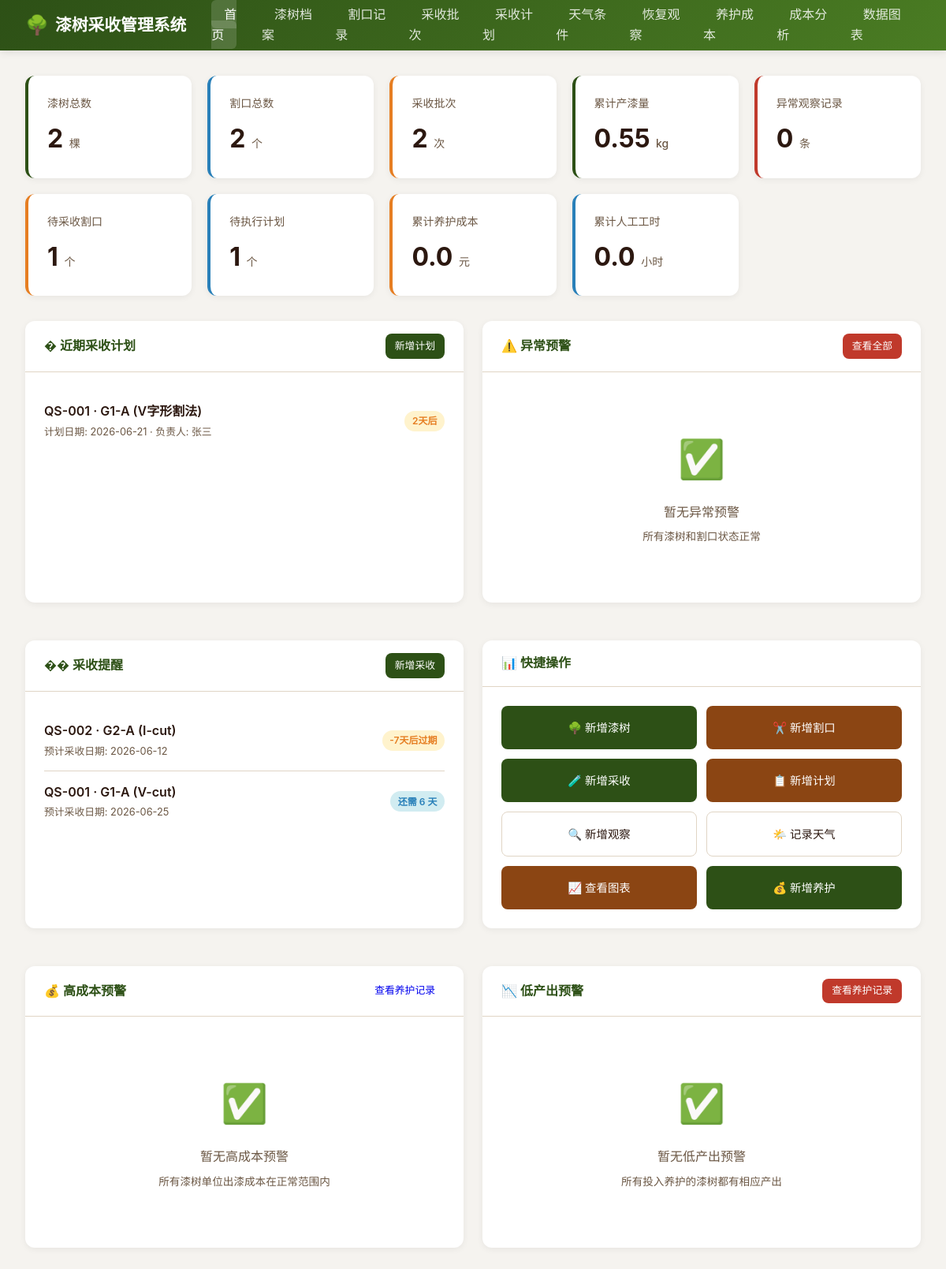
The page / on the database its author committed.
### models.py (models this page shows)
class LacquerTree(Base):
    __tablename__ = "lacquer_trees"
    id = Column(Integer, primary_key=True, index=True)
    tree_code = Column(String(50), unique=True, nullable=False, index=True)
    species = Column(String(100))
    age = Column(Integer)
    location = Column(String(200))
    altitude = Column(Float)
    soil_type = Column(String(100))
    planting_date = Column(Date)
    status = Column(String(20), default="正常")
    remarks = Column(Text)
    created_at = Column(DateTime(timezone=True), server_default=func.now())
    incisions = relationship("Incision", back_populates="tree", cascade="all, delete-orphan")
    observations = relationship("RecoveryObservation", back_populates="tree", cascade="all, delete-orphan")

class Incision(Base):
    __tablename__ = "incisions"
    id = Column(Integer, primary_key=True, index=True)
    tree_id = Column(Integer, ForeignKey("lacquer_trees.id"), nullable=False)
    incision_code = Column(String(50), nullable=False)
    position = Column(String(100), nullable=False)
    height = Column(Float)
    method = Column(String(50), nullable=False)
    incision_date = Column(Date, nullable=False)
    recovery_days = Column(Integer, default=7)
    total_harvests = Column(Integer, default=0)
    total_yield = Column(Float, default=0.0)
    avg_yield = Column(Float, default=0.0)
    status = Column(String(20), default="活跃")
    remarks = Column(Text)
    tree = relationship("LacquerTree", back_populates="incisions")
    harvests = relationship("HarvestBatch", back_populates="incision", cascade="all, delete-orphan")

class HarvestPlan(Base):
    __tablename__ = "harvest_plans"
    id = Column(Integer, primary_key=True, index=True)
    tree_id = Column(Integer, ForeignKey("lacquer_trees.id"), nullable=False)
    incision_id = Column(Integer, ForeignKey("incisions.id"), nullable=False)
    plan_date = Column(Date, nullable=False)
    harvest_method = Column(String(50), nullable=False)
    person_in_charge = Column(String(50))
    status = Column(String(20), default="待执行")
    actual_harvest_id = Column(Integer, ForeignKey("harvest_batches.id"))
    remarks = Column(Text)
    created_at = Column(DateTime(timezone=True), server_default=func.now())
    tree = relationship("LacquerTree")
    incision = relationship("Incision")
    actual_harvest = relationship("HarvestBatch")

### main.py (the view)
@app.get("/", response_class=HTMLResponse)
async def index(request: Request, db: Session = Depends(get_db)):
    recalculate_all_reminders(db)
    tree_count = db.query(func.count(models.LacquerTree.id)).scalar() or 0
    incision_count = db.query(func.count(models.Incision.id)).scalar() or 0
    harvest_count = db.query(func.count(models.HarvestBatch.id)).scalar() or 0
    total_yield = db.query(func.sum(models.HarvestBatch.yield_amount)).scalar() or 0.0
    abnormal_count = db.query(func.count(models.RecoveryObservation.id)).filter(
        models.RecoveryObservation.is_abnormal == True
    ).scalar() or 0
    plan_count = db.query(func.count(models.HarvestPlan.id)).filter(
        models.HarvestPlan.status == "待执行"
    ).scalar() or 0
    harvest_reminders = get_next_harvest_dates(db)
    ready_count = sum(1 for r in harvest_reminders if r["status"] == "待采收")
    upcoming_plans = get_upcoming_harvest_plans(db, days=30)
    abnormal_warnings = get_abnormal_warnings(db)
    cost_warnings = get_cost_warnings(db)
    total_maintenance_cost = db.query(func.sum(models.MaintenanceRecord.total_cost)).scalar() or 0.0
    total_labor_hours = db.query(func.sum(models.MaintenanceRecord.labor_hours)).scalar() or 0.0
    return templates.TemplateResponse("index.html", {
        "request": request,
        "tree_count": tree_count,
        "incision_count": incision_count,
        "harvest_count": harvest_count,
        "total_yield": round(total_yield, 2),
        "abnormal_count": abnormal_count,
        "plan_count": plan_count,
        "harvest_reminders": harvest_reminders[:10],
        "ready_count": ready_count,
        "upcoming_plans": upcoming_plans[:10],
        "abnormal_warnings": abnormal_warnings[:10],
        "cost_warnings": cost_warnings,
        "total_maintenance_cost": round(total_maintenance_cost, 2),
        "total_labor_hours": round(total_labor_hours, 1)
    })

### templates/index.html (shortened to what this page needs)
{% extends "base.html" %}
{% block content %}
<div class="stats-grid">
  <div class="stat-card">
    <div class="stat-label">漆树总数</div>
    <div class="stat-value">{{ tree_count }} <small>棵</small></div>
  </div>
  <div class="stat-card info">
    <div class="stat-label">割口总数</div>
    <div class="stat-value">{{ incision_count }} <small>个</small></div>
  </div>
  <div class="stat-card warning">
    <div class="stat-label">采收批次</div>
    <div class="stat-value">{{ harvest_count }} <small>次</small></div>
  </div>
  <div class="stat-card">
    <div class="stat-label">累计产漆量</div>
    <div class="stat-value">{{ total_yield }} <small>kg</small></div>
  </div>
  <div class="stat-card danger">
    <div class="stat-label">异常观察记录</div>
    <div class="stat-value">{{ abnormal_count }} <small>条</small></div>
  </div>
  <div class="stat-card warning">
    <div class="stat-label">待采收割口</div>
    <div class="stat-value">{{ ready_count }} <small>个</small></div>
  </div>
  <div class="stat-card info">
    <div class="stat-label">待执行计划</div>
    <div class="stat-value">{{ plan_count }} <small>个</small></div>
  </div>
  <div class="stat-card warning">
    <div class="stat-label">累计养护成本</div>
    <div class="stat-value">{{ total_maintenance_cost }} <small>元</small></div>
  </div>
  <div class="stat-card info">
    <div class="stat-label">累计人工工时</div>
    <div class="stat-value">{{ total_labor_hours }} <small>小时</small></div>
  </div>
</div>
<div style="display: grid; grid-template-columns: 1fr 1fr; gap: 1.5rem; margin-top: 1.5rem;">
  <div class="card">
    <div class="card-header">
      <span>� 近期采收计划</span>
      <a href="/plans/new" class="btn btn-primary btn-sm">新增计划</a>
    </div>
    <div class="card-body">
      {% if upcoming_plans %}
      <ul class="reminder-list">
        {% for p in upcoming_plans %}
        <li class="reminder-item">
          <div class="reminder-info">
            <span class="reminder-tree">{{ p.tree_code }} · {{ p.incision_code }} ({{ p.harvest_method }})</span>
            <span class="reminder-sub">计划日期: {{ p.plan_date.strftime('%Y-%m-%d') }} · 负责人: {{ p.person_in_charge or '未指定' }}</span>
          </div>
          {% if p.days_left <= 3 %}
            <span class="badge badge-warning">{{ p.days_left }}天后</span>
          {% else %}
            <span class="badge badge-info">{{ p.days_left }}天后</span>
          {% endif %}
        </li>
        {% endfor %}
      </ul>
      {% else %}
      <div class="empty-state">
        <div class="icon">📋</div>
        <div>暂无近期采收计划</div>
        <div style="margin-top: 0.5rem; font-size: 0.85rem;">点击右上角"新增计划"创建采收计划</div>
      </div>
      {% endif %}
    </div>
  </div>
  <div class="card">
    <div class="card-header">
      <span>⚠️ 异常预警</span>
      <a href="/observations" class="btn btn-danger btn-sm">查看全部</a>
    </div>
    <div class="card-body">
      {% if abnormal_warnings %}
      <ul class="reminder-list">
        {% for w in abnormal_warnings %}
        <li class="reminder-item" style="border-left: 3px solid #e74c3c;">
          <div class="reminder-info">
            <span class="reminder-tree">{{ w.tree_code }} · {{ w.incision_code }}</span>
            <span class="reminder-sub">观察日期: {{ w.observation_date.strftime('%Y-%m-%d') }} · 状态: {{ w.tree_condition }}</span>
            {% if w.treatment_suggestion %}
            <span class="reminder-sub" style="color: #e74c3c;">处理建议: {{ w.treatment_suggestion }}</span>
            {% endif %}
          </div>
          <span class="badge badge-danger">异常</span>
        </li>
        {% endfor %}
      </ul>
      {% else %}
      <div class="empty-state">
        <div class="icon">✅</div>
        <div>暂无异常预警</div>
        <div style="margin-top: 0.5rem; font-size: 0.85rem;">所有漆树和割口状态正常</div>
      </div>
      {% endif %}
    </div>
  </div>
</div>
<div style="display: grid; grid-template-columns: 1fr 1fr; gap: 1.5rem; margin-top: 1.5rem;">
  <div class="card">
    <div class="card-header">
      <span>�� 采收提醒</span>
      <a href="/harvests/new" class="btn btn-primary btn-sm">新增采收</a>
    </div>
    <div class="card-body">
      {% if harvest_reminders %}
      <ul class="reminder-list">
        {% for r in harvest_reminders %}
        <li class="reminder-item">
          <div class="reminder-info">
            <span class="reminder-tree">{{ r.tree_code }} · {{ r.incision_code }} ({{ r.method }})</span>
            <span class="reminder-sub">预计采收日期: {{ r.next_harvest.strftime('%Y-%m-%d') }}</span>
          </div>
          {% if r.status == '待采收' %}
            <span class="badge badge-warning">{{ r.days_left }}天后过期</span>
          {% else %}
            <span class="badge badge-info">还需 {{ r.days_left }} 天</span>
          {% endif %}
        </li>
        {% endfor %}
      </ul>
      {% else %}
      <div class="empty-state">
        <div class="icon">🌱</div>
        <div>暂无采收提醒</div>
        <div style="margin-top: 0.5rem; font-size: 0.85rem;">请先添加漆树和割口记录</div>
      </div>
      {% endif %}
    </div>
  </div>
  <div class="card">
    <div class="card-header">
      <span>📊 快捷操作</span>
    </div>
    <div class="card-body">
      <div style="display: grid; grid-template-columns: 1fr 1fr; gap: 0.75rem;">
        <a href="/trees/new" class="btn btn-primary" style="justify-content: center; padding: 1rem;">
          🌳 新增漆树
        </a>
        <a href="/incisions/new" class="btn btn-secondary" style="justify-content: center; padding: 1rem;">
          ✂️ 新增割口
        </a>
        <a href="/harvests/new" class="btn btn-primary" style="justify-content: center; padding: 1rem;">
          🧪 新增采收
        </a>
        <a href="/plans/new" class="btn btn-secondary" style="justify-content: center; padding: 1rem;">
          📋 新增计划
        </a>
        <a href="/observations/new" class="btn btn-outline" style="justify-content: center; padding: 1rem;">
          🔍 新增观察
        </a>
        <a href="/weather/new" class="btn btn-outline" style="justify-content: center; padding: 1rem;">
          🌤️ 记录天气
        </a>
        <a href="/charts" class="btn btn-secondary" style="justify-content: center; padding: 1rem;">
          📈 查看图表
        </a>
        <a href="/maintenance/new" class="btn btn-primary" style="justify-content: center; padding: 1rem;">
          💰 新增养护
        </a>
      </div>
    </div>
  </div>
</div>
<div style="display: grid; grid-template-columns: 1fr 1fr; gap: 1.5rem; margin-top: 1.5rem;">
  <div class="card">
    <div class="card-header">
      <span>💰 高成本预警</span>
      <a href="/maintenance" class="btn btn-warning btn-sm">查看养护记录</a>
    </div>
    <div class="card-body">
      {% if cost_warnings and cost_warnings.high_cost %}
      <ul class="reminder-list">
        {% for w in cost_warnings.high_cost %}
        <li class="reminder-item" style="border-left: 3px solid #e67e22;">
          <div class="reminder-info">
            <span class="reminder-tree">
              {% if w.type == 'tree' %}🌳 {{ w.tree_code }}{% else %}✂️ {{ w.tree_code }} · {{ w.incision_code }}{% endif %}
            </span>
            <span class="reminder-sub">养护成本: {{ w.total_cost }}元 · 产量: {{ w.total_yield }}kg</span>
            <span class="reminder-sub" style="color: #e67e22;">单位出漆成本: {{ w.unit_cost }}元/kg（超过500元/kg预警线）</span>
          </div>
          <span class="badge badge-warning">高成本</span>
        </li>
        {% endfor %}
      </ul>
      {% else %}
      <div class="empty-state">
        <div class="icon">✅</div>
        <div>暂无高成本预警</div>
        <div style="margin-top: 0.5rem; font-size: 0.85rem;">所有漆树单位出漆成本在正常范围内</div>
      </div>
      {% endif %}
    </div>
  </div>
  <div class="card">
    <div class="card-header">
      <span>📉 低产出预警</span>
      <a href="/maintenance" class="btn btn-danger btn-sm">查看养护记录</a>
    </div>
    <div class="card-body">
      {% if cost_warnings and cost_warnings.low_output %}
      <ul class="reminder-list">
        {% for w in cost_warnings.low_output %}
        <li class="reminder-item" style="border-left: 3px solid #c0392b;">
          <div class="reminder-info">
            <span class="reminder-tree">
              {% if w.type == 'tree' %}🌳 {{ w.tree_code }}{% else %}✂️ {{ w.tree_code }} · {{ w.incision_code }}{% endif %}
            </span>
            <span class="reminder-sub">已投入养护成本: {{ w.total_cost }}元 · 人工: {{ w.total_labor }}小时</span>
            <span class="reminder-sub" style="color: #c0392b;">有养护投入但尚无产出，需关注</span>
          </div>
          <span class="badge badge-danger">低产出</span>
        </li>
        {% endfor %}
      </ul>
      {% else %}
      <div class="empty-state">
        <div class="icon">✅</div>
        <div>暂无低产出预警</div>
        <div style="margin-top: 0.5rem; font-size: 0.85rem;">所有投入养护的漆树都有相应产出</div>
      </div>
      {% endif %}
    </div>
  </div>
</div>
{% endblock %}

### static/css/style.css (style rules this page uses)
:root { --primary: #2d5016; --primary-light: #4a7c23; --secondary: #8b4513; --accent: #d4a574; --bg: #f5f3ef; --card: #ffffff; --text: #2c1810; --text-light: #6b5744; --border: #e0d5c5; --danger: #c0392b; --warning: #e67e22; --success: #27ae60; --info: #2980b9; }
* { margin: 0; padding: 0; box-sizing: border-box; }
body { font-family: -apple-system, BlinkMacSystemFont, "Segoe UI", "PingFang SC", "Microsoft YaHei", sans-serif; background: var(--bg); color: var(--text); line-height: 1.6; }
.stats-grid { display: grid; grid-template-columns: repeat(auto-fit, minmax(200px, 1fr)); gap: 1.25rem; margin-bottom: 2rem; }
.stat-card { background: var(--card); border-radius: 12px; padding: 1.5rem; box-shadow: 0 2px 8px rgba(0,0,0,0.06); border-left: 4px solid var(--primary); transition: transform 0.2s; }
.stat-card.warning { border-left-color: var(--warning); }
.stat-card.danger { border-left-color: var(--danger); }
.stat-card.info { border-left-color: var(--info); }
.stat-label { font-size: 0.875rem; color: var(--text-light); margin-bottom: 0.5rem; }
.stat-value { font-size: 2rem; font-weight: 700; color: var(--text); }
.stat-value small { font-size: 0.875rem; color: var(--text-light); font-weight: 500; }
.card { background: var(--card); border-radius: 12px; box-shadow: 0 2px 8px rgba(0,0,0,0.06); margin-bottom: 1.5rem; overflow: hidden; }
.card-header { padding: 1rem 1.5rem; border-bottom: 1px solid var(--border); display: flex; justify-content: space-between; align-items: center; font-weight: 600; color: var(--primary); }
.card-body { padding: 1.5rem; }
.btn { display: inline-flex; align-items: center; gap: 0.4rem; padding: 0.55rem 1.1rem; border: none; border-radius: 8px; font-size: 0.9rem; font-weight: 500; cursor: pointer; text-decoration: none; transition: all 0.2s; white-space: nowrap; }
.btn-primary { background: var(--primary); color: #fff; }
.btn-secondary { background: var(--secondary); color: #fff; }
.btn-danger { background: var(--danger); color: #fff; }
.btn-outline { background: transparent; border: 1px solid var(--border); color: var(--text); }
.btn-sm { padding: 0.35rem 0.75rem; font-size: 0.8rem; }
.badge { display: inline-block; padding: 0.2rem 0.6rem; border-radius: 999px; font-size: 0.75rem; font-weight: 600; }
.badge-warning { background: #fff3cd; color: var(--warning); }
.badge-info { background: #d1ecf1; color: var(--info); }
.reminder-list { list-style: none; }
.reminder-item { display: flex; justify-content: space-between; align-items: center; padding: 0.85rem 0; border-bottom: 1px solid var(--border); gap: 1rem; }
.reminder-item:last-child { border-bottom: none; }
.reminder-info { display: flex; flex-direction: column; gap: 0.2rem; }
.reminder-tree { font-weight: 600; }
.reminder-sub { font-size: 0.8rem; color: var(--text-light); }
.empty-state { text-align: center; padding: 3rem 1rem; color: var(--text-light); }
.empty-state .icon { font-size: 3rem; margin-bottom: 1rem; }

### rows shown on the page
LacquerTree: tree_code "QS-001", tree_code "QS-001"
Incision: incision_code "G1-A", incision_code "G1-A", method "V-cut"
HarvestPlan: harvest_method "V字形割法", plan_date "2026-06-21", person_in_charge "张三"
LacquerTree: tree_code "QS-002"
Incision: incision_code "G2-A", method "I-cut"

### other values the page prints
{{ tree_count }} "2"
{{ incision_count }} "2"
{{ harvest_count }} "2"
{{ total_yield }} "0.55"
{{ abnormal_count }} "0"
{{ ready_count }} "1"
{{ plan_count }} "1"
{{ total_maintenance_cost }} "0.0"
{{ total_labor_hours }} "0.0"
{{ p.days_left }} "2"
{{ r.next_harvest.strftime('%Y-%m-%d') }} "2026-06-12" "2026-06-25"
{{ r.days_left }} "-7"
{{ r.days_left }} "6"
